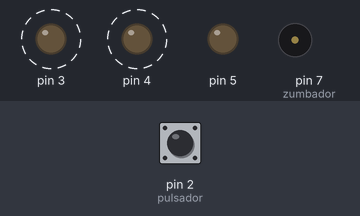
Simulated run of this sketch. Board: Arduino Uno, built with avr-gcc and run on an emulated ATmega328P. Shown: output pins drawn as LEDs (lit = HIGH), buzzer (waves = sounding, pin HIGH). Dashed ring = blinking. The test bench sets the inputs (shaded band); at power-on: pin 2 (pulsador) LOW.

Above: at 1.5 s.
1.9 s: pin 2 (pulsador) pulled HIGH for 3.2 s
At 2.1 s:
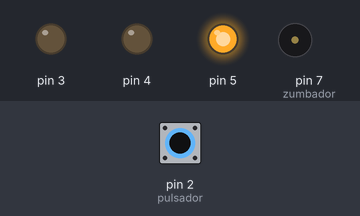
At 3.8 s:
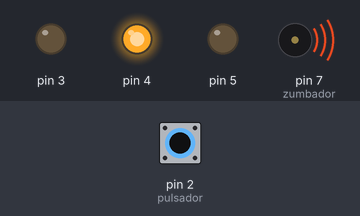
Timing chart, 0 to 12.6 s (numbered marks = the images above; inputs shaded):
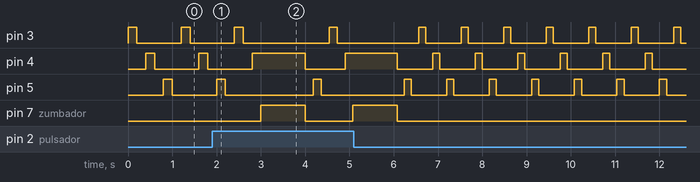

The sketch:

reto_06_a.ino
```cpp
int n = 0;
int tiempo = 200;
int zumbador = 7;
int pulsador = 2;

void setup () {
  for (n = 3; n < 6; n++) {
    pinMode(n, OUTPUT);
  }
  pinMode(zumbador, OUTPUT);
  pinMode(pulsador, INPUT);
}
void compruebaacierto() {
  if (digitalRead(pulsador) == HIGH && n == 4) {
    digitalWrite(zumbador, HIGH);
    delay (1000);
    digitalWrite(zumbador, LOW);
    tiempo = tiempo - 20;
    if (tiempo < 10) {
      tiempo = 200;
    }
  }
}
void loop () {
  for (n = 3; n < 6; n++) {
    digitalWrite(n, HIGH);
    delay(tiempo);
    compruebaacierto();
    digitalWrite(n, LOW);
    delay(tiempo);
  }
}
```

Measured:
- after the input at 1.9 s, pin 7 (zumbador): alternates HIGH for 1.0 s and LOW for 1.1 s, 4 changes in all, then stays LOW, starting after 1.1 s
